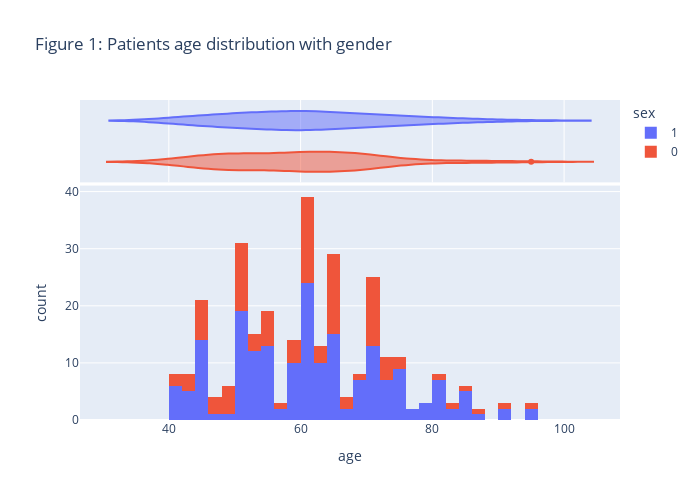

The notebook cell this image was saved under:
### Code cell
plot_histogram(heart_data, 'age', 'sex', NBINS, "violin",'Figure 1: Patients age distribution with gender')

### Figure 1 — Plotly figure (JSON) as saved in the notebook; plotly's stock layout.template omitted (floating-point values rounded to 4 significant figures; data arrays with more than 128 entries replaced by an {"elided": "..."} marker saying what was removed)
{"data": [{"alignmentgroup": "True", "bingroup": "x", "hovertemplate": "sex=1<br>age=%{x}<br>count=%{y}<extra></extra>", "legendgroup": "1", "marker": {"color": "#636efa"}, "name": "1", "nbinsx": 50, "offsetgroup": "1", "orientation": "v", "showlegend": true, "type": "histogram", "x": {"elided": "194 float values"}, "xaxis": "x", "yaxis": "y"}, {"alignmentgroup": "True", "hovertemplate": "sex=1<br>age=%{x}<extra></extra>", "legendgroup": "1", "marker": {"color": "#636efa"}, "name": "1", "offsetgroup": "1", "scalegroup": "x", "showlegend": false, "type": "violin", "x": {"elided": "194 float values"}, "xaxis": "x2", "yaxis": "y2"}, {"alignmentgroup": "True", "bingroup": "x", "hovertemplate": "sex=0<br>age=%{x}<br>count=%{y}<extra></extra>", "legendgroup": "0", "marker": {"color": "#EF553B"}, "name": "0", "nbinsx": 50, "offsetgroup": "0", "orientation": "v", "showlegend": true, "type": "histogram", "x": [65.0, 65.0, 49.0, 70.0, 48.0, 65.0, 65.0, 75.0, 95.0, 50.0, 50.0, 82.0, 60.0, 50.0, 60.0, 57.0, 53.0, 60.0, 70.0, 60.0, 50.0, 45.0, 42.0, 70.0, 70.0, 55.0, 70.0, 60.0, 59.0, 42.0, 58.0, 70.0, 60.0, 63.0, 60.0, 72.0, 70.0, 58.0, 60.0, 85.0, 65.0, 86.0, 66.0, 60.0, 60.0, 43.0, 46.0, 58.0, 46.0, 65.0, 62.0, 46.0, 50.0, 61.0, 72.0, 65.0, 52.0, 50.0, 80.0, 65.0, 70.0, 49.0, 50.0, 60.0, 60.67, 40.0, 64.0, 45.0, 65.0, 50.0, 50.0, 40.0, 60.0, 49.0, 48.0, 70.0, 54.0, 55.0, 75.0, 65.0, 72.0, 60.0, 65.0, 70.0, 73.0, 53.0, 50.0, 55.0, 70.0, 65.0, 62.0, 68.0, 45.0, 51.0, 67.0, 45.0, 70.0, 50.0, 55.0, 45.0, 65.0, 90.0, 45.0, 55.0, 45.0], "xaxis": "x", "yaxis": "y"}, {"alignmentgroup": "True", "hovertemplate": "sex=0<br>age=%{x}<extra></extra>", "legendgroup": "0", "marker": {"color": "#EF553B"}, "name": "0", "offsetgroup": "0", "scalegroup": "x", "showlegend": false, "type": "violin", "x": [65.0, 65.0, 49.0, 70.0, 48.0, 65.0, 65.0, 75.0, 95.0, 50.0, 50.0, 82.0, 60.0, 50.0, 60.0, 57.0, 53.0, 60.0, 70.0, 60.0, 50.0, 45.0, 42.0, 70.0, 70.0, 55.0, 70.0, 60.0, 59.0, 42.0, 58.0, 70.0, 60.0, 63.0, 60.0, 72.0, 70.0, 58.0, 60.0, 85.0, 65.0, 86.0, 66.0, 60.0, 60.0, 43.0, 46.0, 58.0, 46.0, 65.0, 62.0, 46.0, 50.0, 61.0, 72.0, 65.0, 52.0, 50.0, 80.0, 65.0, 70.0, 49.0, 50.0, 60.0, 60.67, 40.0, 64.0, 45.0, 65.0, 50.0, 50.0, 40.0, 60.0, 49.0, 48.0, 70.0, 54.0, 55.0, 75.0, 65.0, 72.0, 60.0, 65.0, 70.0, 73.0, 53.0, 50.0, 55.0, 70.0, 65.0, 62.0, 68.0, 45.0, 51.0, 67.0, 45.0, 70.0, 50.0, 55.0, 45.0, 65.0, 90.0, 45.0, 55.0, 45.0], "xaxis": "x2", "yaxis": "y2"}], "layout": {"barmode": "relative", "height": 500, "legend": {"title": {"text": "sex"}, "tracegroupgap": 0}, "title": {"text": "Figure 1: Patients age distribution with gender"}, "width": 700, "xaxis": {"anchor": "y", "domain": [0.0, 1.0], "title": {"text": "age"}}, "xaxis2": {"anchor": "y2", "domain": [0.0, 1.0], "matches": "x", "showgrid": true, "showticklabels": false}, "yaxis": {"anchor": "x", "domain": [0.0, 0.7326], "title": {"text": "count"}}, "yaxis2": {"anchor": "x2", "domain": [0.7426, 1.0], "matches": "y2", "showgrid": false, "showline": false, "showticklabels": false, "ticks": ""}}}
